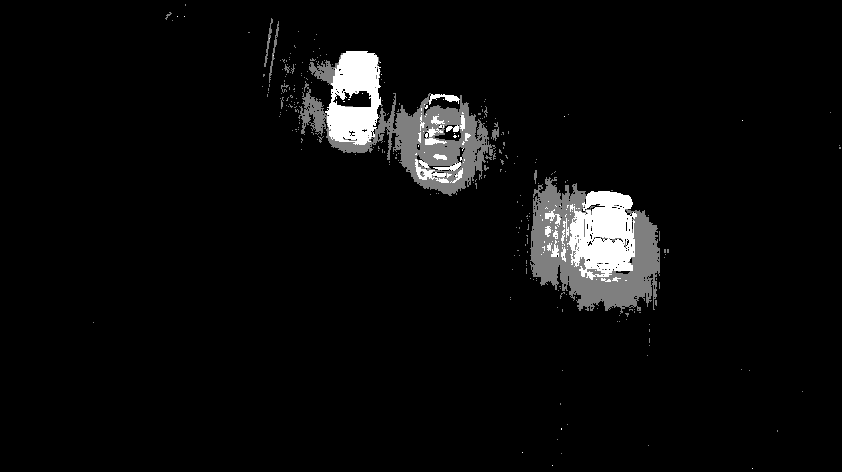
#> input picture carcount.png, 842 x 472 px
$ python part4b.py
#> lines starting #> are read from the running program, lines starting #| are printed output that depends on the picture; after the words box and inside, x2 and y2 are one past the last pixel; in counts of white or black regions, pixels touching at a corner belong together
import cv2
import numpy as np

img = cv2.imread("carcount.png")
#> img is the input picture: shape (472, 842, 3); min 0, max 255, mean 11.2
ret,thresh1 = cv2.threshold(img,200,255,cv2.THRESH_BINARY)
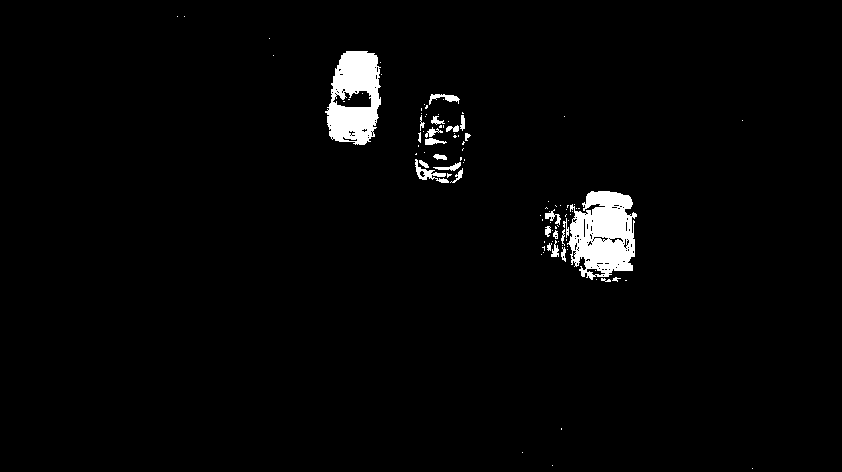
#> thresh1: shape (472, 842, 3); 2.4% white; 99 white regions (73 under 20 px), largest, box (x1, y1, x2, y2) and area: (567, 191, 637, 280) 4285, (325, 51, 381, 145) 3596, (415, 159, 449, 183) 253

kernel = np.ones((5,5),np.uint8)

opening = cv2.morphologyEx(thresh1, cv2.MORPH_OPEN, kernel)
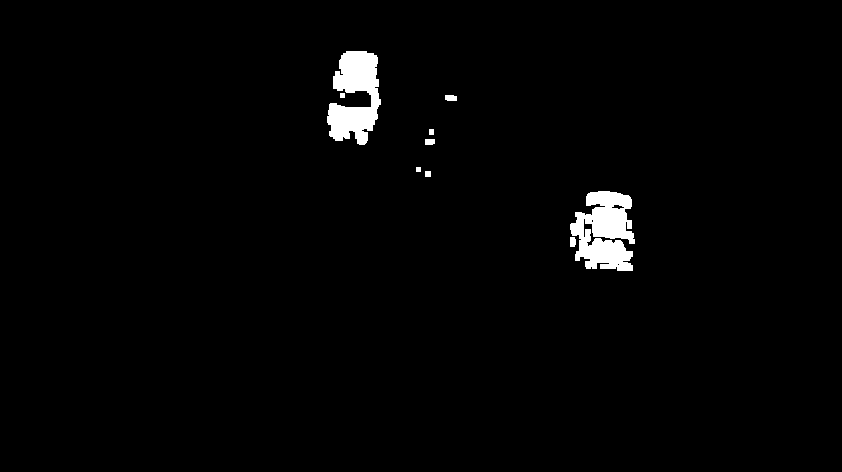
#> opening: shape (472, 842, 3); 1.8% white; 9 white regions, largest, box (x1, y1, x2, y2) and area: (570, 191, 635, 271) 3582, (327, 51, 381, 145) 3236, (445, 95, 457, 101) 67
closing = cv2.morphologyEx(thresh1, cv2.MORPH_CLOSE, kernel)
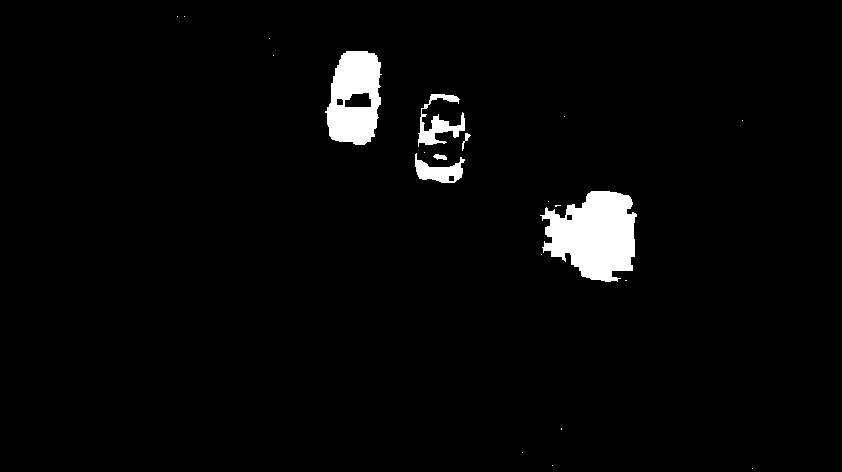
#> closing: shape (472, 842, 3); 2.9% white; 21 white regions (15 under 20 px), largest, box (x1, y1, x2, y2) and area: (540, 191, 637, 282) 6005, (325, 51, 382, 145) 3846, (418, 94, 465, 147) 919, (415, 153, 465, 183) 745, (433, 154, 447, 160) 57, (462, 133, 471, 151) 50

cv2.imwrite("carcount_closing.png",closing)
cv2.imwrite("carcount_opening.png",opening)
